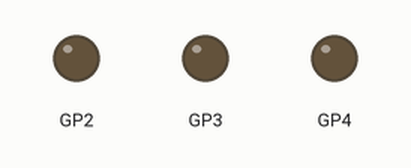
Recording of a program running on a simulated Raspberry Pi Pico running MicroPython. On the bench: output pins drawn as LEDs (lit = HIGH). What the program prints to the serial console is not drawn. At 16.2 s the program stops and its outputs stay as they are.

Above: at 16.3 s.
Timing chart, 0 to 17.7 s (numbered marks = the images above):
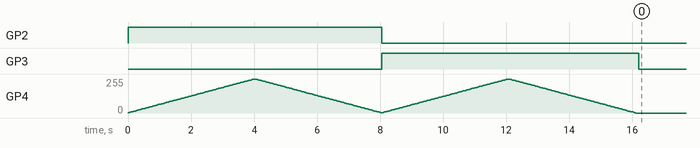

Measured:
- by itself, GP2: LOW → HIGH at 0.00 s, → LOW 8.1 s later
- by itself, GP3: LOW → HIGH at 8.1 s, → LOW 8.2 s later

The program:

motor_driver.py
```python
from machine import Pin, PWM


class MotorDriver:
    def __init__(self, ina_id, inb_id, pwm_id):
        self.ina_pin = Pin(ina_id, Pin.OUT)
        self.inb_pin = Pin(inb_id, Pin.OUT)
        self.pwm_pin = PWM(Pin(pwm_id))
        self.pwm_pin.freq(1000)
        # Stop motor
        self.stop()
        self.halt()

    def halt(self):
        self.ina_pin.off()
        self.inb_pin.off()

    def stop(self):
        self.pwm_pin.duty_u16(0)

    def forward(self, duty: float = 0.0):
        assert 0 <= duty <= 1  # make sure speed in range [0, 1]
        self.ina_pin.off()
        self.inb_pin.on()
        self.pwm_pin.duty_u16(int(65535 * duty))

    def backward(self, duty: float = 0.0):
        assert 0 <= duty <= 1  # make sure speed in range [0, 1]
        self.ina_pin.on()
        self.inb_pin.off()
        self.pwm_pin.duty_u16(int(65535 * duty))


if __name__ == "__main__":
    from time import sleep

    # SETUP
    md = MotorDriver(3, 2, 4)
    # md = MotorDriver(6, 7, 8)

    # LOOP
    for i in range(100):
        md.forward((i + 1) / 100)
        print(f"f, dc: {i}%")
        sleep(4 / 100)  # 4 seconds to ramp up
    for i in reversed(range(100)):
        md.forward((i + 1) / 100)
        print(f"f, dc: {i}%")
        sleep(4 / 100)  # 4 seconds to ramp down
    # Backwardly ramp up and down
    for i in range(100):
        md.backward((i + 1) / 100)
        print(f"b, dc: {i}%")
        sleep(4 / 100)  # 4 seconds to ramp up
    for i in reversed(range(100)):
        md.backward((i + 1) / 100)
        print(f"b, dc: {i}%")
        sleep(4 / 100)  # 4 seconds to ramp down

    # TERMINATE
    md.stop()
    print("motor stopped.")
    sleep(0.1)  # full stop
    md.halt()
    print("motor driver disabled.")
```
